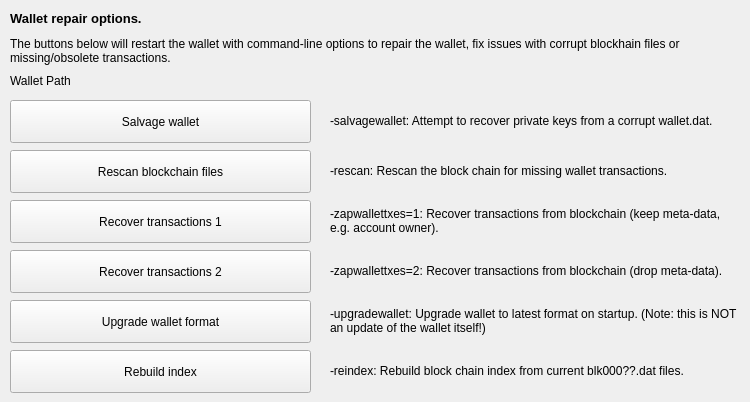
                    <widget class="QWidget" name="tab_repair">
                        <attribute name="title">
                            <string>&amp;Wallet Repair</string>
                        </attribute>
                        <widget class="QPushButton" name="btn_salvagewallet">
                            <property name="geometry">
                                <rect>
                                    <x>10</x>
                                    <y>100</y>
                                    <width>301</width>
                                    <height>43</height>
                                </rect>
                            </property>
                            <property name="minimumSize">
                                <size>
                                    <width>180</width>
                                    <height>43</height>
                                </size>
                            </property>
                            <property name="text">
                                <string>Salvage wallet</string>
                            </property>
                        </widget>
                        <widget class="QPushButton" name="btn_rescan">
                            <property name="geometry">
                                <rect>
                                    <x>10</x>
                                    <y>150</y>
                                    <width>301</width>
                                    <height>43</height>
                                </rect>
                            </property>
                            <property name="minimumSize">
                                <size>
                                    <width>180</width>
                                    <height>43</height>
                                </size>
                            </property>
                            <property name="text">
                                <string>Rescan blockchain files</string>
                            </property>
                        </widget>
                        <widget class="QPushButton" name="btn_zapwallettxes1">
                            <property name="geometry">
                                <rect>
                                    <x>10</x>
                                    <y>200</y>
                                    <width>301</width>
                                    <height>43</height>
                                </rect>
                            </property>
                            <property name="minimumSize">
                                <size>
                                    <width>180</width>
                                    <height>43</height>
                                </size>
                            </property>
                            <property name="text">
                                <string>Recover transactions 1</string>
                            </property>
                        </widget>
                        <widget class="QPushButton" name="btn_zapwallettxes2">
                            <property name="geometry">
                                <rect>
                                    <x>10</x>
                                    <y>250</y>
                                    <width>301</width>
                                    <height>43</height>
                                </rect>
                            </property>
                            <property name="minimumSize">
                                <size>
                                    <width>180</width>
                                    <height>43</height>
                                </size>
                            </property>
                            <property name="text">
                                <string>Recover transactions 2</string>
                            </property>
                        </widget>
                        <widget class="QPushButton" name="btn_upgradewallet">
                            <property name="geometry">
                                <rect>
                                    <x>10</x>
                                    <y>300</y>
                                    <width>301</width>
                                    <height>43</height>
                                </rect>
                            </property>
                            <property name="minimumSize">
                                <size>
                                    <width>180</width>
                                    <height>43</height>
                                </size>
                            </property>
                            <property name="text">
                                <string>Upgrade wallet format</string>
                            </property>
                        </widget>
                        <widget class="QLabel" name="label_repair_helptext">
                            <property name="geometry">
                                <rect>
                                    <x>10</x>
                                    <y>30</y>
                                    <width>711</width>
                                    <height>41</height>
                                </rect>
                            </property>
                            <property name="font">
                                <font>
                                    <weight>50</weight>
                                    <bold>false</bold>
                                </font>
                            </property>
                            <property name="text">
                                <string>The buttons below will restart the wallet with command-line options to repair the wallet, fix issues with corrupt blockhain files or missing/obsolete transactions.</string>
                            </property>
                            <property name="wordWrap">
                                <bool>true</bool>
                            </property>
                        </widget>
                        <widget class="QLabel" name="label_repair_salvage">
                            <property name="geometry">
                                <rect>
                                    <x>330</x>
                                    <y>100</y>
                                    <width>411</width>
                                    <height>41</height>
                                </rect>
                            </property>
                            <property name="text">
                                <string>-salvagewallet: Attempt to recover private keys from a corrupt wallet.dat.</string>
                            </property>
                            <property name="wordWrap">
                                <bool>true</bool>
                            </property>
                        </widget>
                        <widget class="QLabel" name="label_repair_rescan">
                            <property name="geometry">
                                <rect>
                                    <x>330</x>
                                    <y>150</y>
                                    <width>411</width>
                                    <height>41</height>
                                </rect>
                            </property>
                            <property name="text">
                                <string>-rescan: Rescan the block chain for missing wallet transactions.</string>
                            </property>
                            <property name="wordWrap">
                                <bool>true</bool>
                            </property>
                        </widget>
                        <widget class="QLabel" name="label_repair_zap1">
                            <property name="geometry">
                                <rect>
                                    <x>330</x>
                                    <y>200</y>
                                    <width>411</width>
                                    <height>41</height>
                                </rect>
                            </property>
                            <property name="text">
                                <string>-zapwallettxes=1: Recover transactions from blockchain (keep meta-data, e.g. account owner).</string>
                            </property>
                            <property name="wordWrap">
                                <bool>true</bool>
                            </property>
                        </widget>
                        <widget class="QLabel" name="label_repair_zap2">
                            <property name="geometry">
                                <rect>
                                    <x>330</x>
                                    <y>250</y>
                                    <width>411</width>
                                    <height>41</height>
                                </rect>
                            </property>
                            <property name="text">
                                <string>-zapwallettxes=2: Recover transactions from blockchain (drop meta-data).</string>
                            </property>
                            <property name="wordWrap">
                                <bool>true</bool>
                            </property>
                        </widget>
                        <widget class="QLabel" name="label_repair_upgrade">
                            <property name="geometry">
                                <rect>
                                    <x>330</x>
                                    <y>300</y>
                                    <width>411</width>
                                    <height>41</height>
                                </rect>
                            </property>
                            <property name="text">
                                <string>-upgradewallet: Upgrade wallet to latest format on startup. (Note: this is NOT an update of the wallet itself!)</string>
                            </property>
                            <property name="wordWrap">
                                <bool>true</bool>
                            </property>
                        </widget>
                        <widget class="QLabel" name="label_repair_header">
                            <property name="geometry">
                                <rect>
                                    <x>10</x>
                                    <y>10</y>
                                    <width>711</width>
                                    <height>16</height>
                                </rect>
                            </property>
                            <property name="font">
                                <font>
                                    <pointsize>10</pointsize>
                                    <weight>75</weight>
                                    <bold>true</bold>
                                </font>
                            </property>
                            <property name="text">
                                <string>Wallet repair options.</string>
                            </property>
                            <property name="wordWrap">
                                <bool>true</bool>
                            </property>
                        </widget>
                        <widget class="QPushButton" name="btn_reindex">
                            <property name="geometry">
                                <rect>
                                    <x>10</x>
                                    <y>350</y>
                                    <width>301</width>
                                    <height>43</height>
                                </rect>
                            </property>
                            <property name="text">
                                <string>Rebuild index</string>
                            </property>
                        </widget>
                        <widget class="QLabel" name="label_repair_reindex">
                            <property name="geometry">
                                <rect>
                                    <x>330</x>
                                    <y>350</y>
                                    <width>411</width>
                                    <height>41</height>
                                </rect>
                            </property>
                            <property name="text">
                                <string>-reindex: Rebuild block chain index from current blk000??.dat files.</string>
                            </property>
                            <property name="wordWrap">
                                <bool>true</bool>
                            </property>
                        </widget>
                        <widget class="QLabel" name="wallet_path">
                            <property name="geometry">
                                <rect>
                                    <x>10</x>
                                    <y>70</y>
                                    <width>731</width>
                                    <height>21</height>
                                </rect>
                            </property>
                            <property name="text">
                                <string>Wallet Path</string>
                            </property>
                        </widget>
                    </widget>
